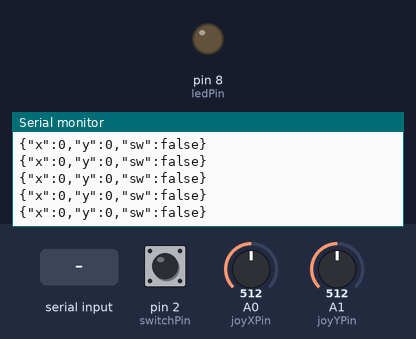
Bench run of a sketch on a simulated Arduino Uno, built for the host (arithmetic inside an expression is 32-bit, double 64-bit). On the bench: output pins drawn as LEDs (lit = HIGH), the last lines printed to the serial monitor. The test bench sets the inputs (shaded band); at power-on: A0 (joyXPin) = 512, A1 (joyYPin) = 512, pin 2 (switchPin) HIGH.

Above: at 1.2 s.
1.3 s: A0 (joyXPin) set to 716
At 2.0 s:
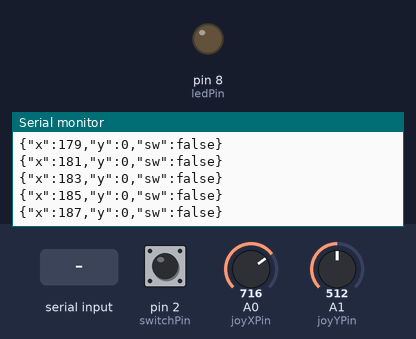
4.3 s: A1 (joyYPin) set to 716
At 4.9 s:
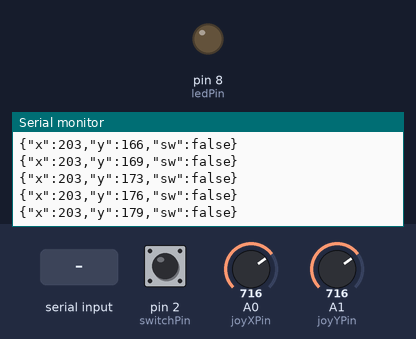
7.3 s: pin 2 (switchPin) pulled LOW for 0.15 s
10.4 s: "undefined\n" received over Serial
13.4 s: pin 2 (switchPin) pulled LOW for 1 s
At 14.1 s:
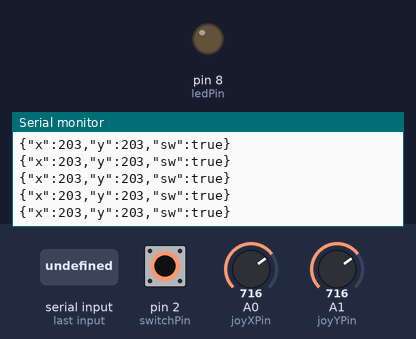
17.4 s: A1 (joyYPin) set to 511
At 17.9 s:
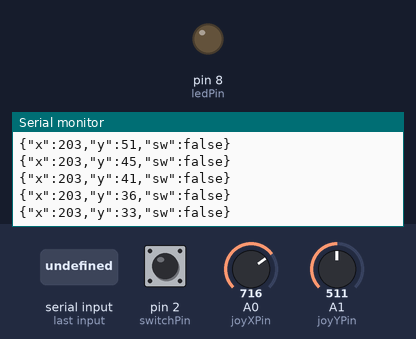
Timing chart, 0 to 20.4 s (numbered marks = the images above; inputs shaded):
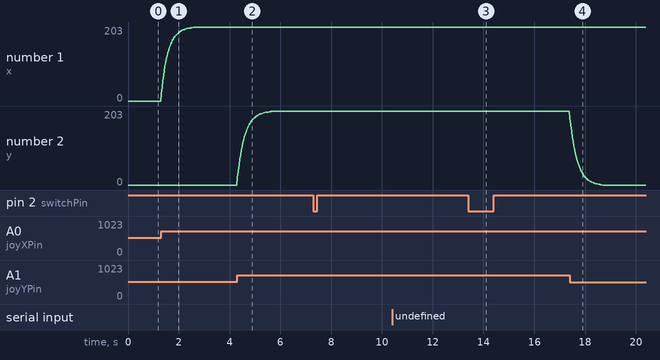

Measured:
- after the input at 1.3 s, the serial monitor: prints a new line at once (image 1)
- after the input at 4.3 s, the serial monitor: prints a new line at once (image 2)
- after the input at 13.4 s, the serial monitor: prints a new line at once (image 3)
- after the input at 17.4 s, the serial monitor: prints a new line at once (image 4)
- plotted number 1: 0 → 203 after the input at 1.3 s
- plotted number 2: 203 → 0 after the input at 17.4 s

The sketch:

FinalProject.ino
```cpp
#include <Arduino_JSON.h>

const int joyXPin = A0;
const int joyYPin = A1;
const int switchPin = 2;
const int maxCalibrationFrames = 5;
const int ledPin = 8;
bool active = false;

int ledState = HIGH;

float xValue, yValue;
int startX, startY;
float pXValue = -1, pYValue = -1;
float alpha = 0.1;
int calibrationFrames = 0;

JSONVar sensorData;

void setup() {
  // put your setup code here, to run once:
  Serial.begin(9600);

  pinMode(ledPin, OUTPUT);
  pinMode(switchPin, INPUT);
  digitalWrite(switchPin, HIGH);
}

void loop() {

  //digitalWrite(ledPin, ledState);
  xValue = analogRead(joyXPin);
  yValue = analogRead(joyYPin);

  if (pXValue == -1) {
    pXValue = xValue;
    pYValue = yValue;
  }

  xValue = pXValue + alpha*(xValue - pXValue);
  yValue = pYValue + alpha*(yValue - pYValue);

  if (calibrationFrames < maxCalibrationFrames) {
    calibrationFrames++;
    startX = xValue;
    startY = yValue;
  }
  else {
    sensorData["x"] = (int) (xValue - startX);
    sensorData["y"] = (int) (yValue - startY);
    sensorData["sw"] = digitalRead(switchPin) == LOW;

    Serial.println(sensorData);
  }

  if (Serial.available() > 0) {
    String jsonString = Serial.readStringUntil("\n");
    if (jsonString != '\n') {
      JSONVar serialInput = JSON.parse(jsonString);

      if (JSON.typeof(serialInput) == "undefined") {
        Serial.println("JSON parsing failed!");
      } else {
        active = (bool) serialInput["state"];
      }
    }
  }
  if(active)
  {
    digitalWrite(ledPin, HIGH);
  }
  else
  {
    digitalWrite(ledPin, LOW);
  }
  active = false;

  pXValue = xValue;
  pYValue = yValue;
}
```
